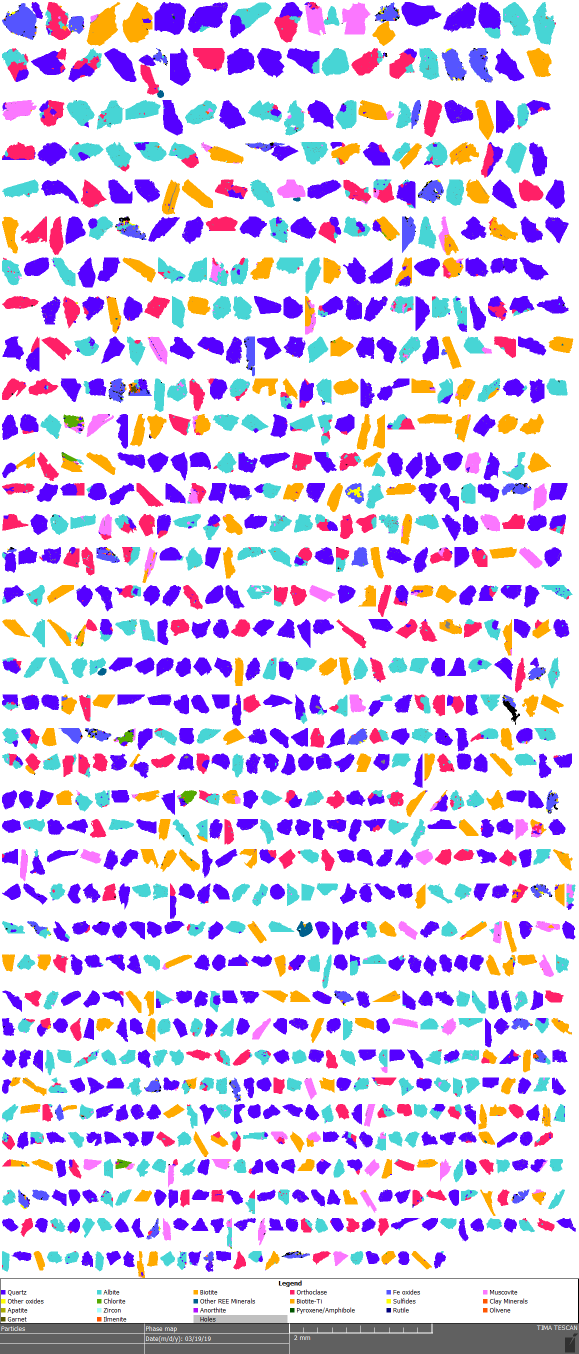
#> input picture CC-17-1_GrainMount_particles.png, 1157 x 2707 px, found by its file name (shown at 1/2 size)
$ jupyter execute --allow-errors TIMA_Scratch.ipynb   (shell and % lines are left out)   (older library calls are emulated)
#> lines starting #> are read from the running program, lines starting #| are printed output that depends on the picture; after the words box and inside, x2 and y2 are one past the last pixel; in counts of white or black regions, pixels touching at a corner belong together
[cell 1]
import os
print(os.getcwd())

path = os.chdir('E:/TIMA/VenturaBasinTiMA_Output')

print(os.getcwd())

# Import neccessary Python libraries

[python-ternary library introduction](https://github.com/marcharper/python-ternary)

[cell 2]
# basic libraries
import pandas as pd
import numpy as np
import tqdm

# image processing libraries
import imageio
import cv2
import imutils
from scipy.spatial import distance as dist
from imutils import perspective
from imutils import contours
import visvis as vv

# plotting libraries
from matplotlib import pyplot as plt
import matplotlib
from matplotlib.ticker import MultipleLocator
from matplotlib.ticker import FormatStrFormatter
import ternary #correct library is python-ternary

[cell 3]
# !pip install opencv-python

img_path = r'E:/TIMA/VenturaBasinTiMA_Output/False_Color_Images_Thin_Sections/CC-17-GR_panorama_Legend_ThinSection.png'

#> (the rest of this cell did not finish here and is left out)

# 2 Data Visualization

#### 2.1 Mineral Associations Modal Abundances

- possibility of each mineral associated with selected mineral

The difference between modal abundances data and percentage grain per phase data is relatively small.

[cell 4]
mineral_assoc_path = r'E:/TIMA/VenturaBasinTiMA_Output/mineral_associations_modal abundances.csv'
#> (the rest of this cell did not finish here and is left out)

[cell 5]
# noinspection JupyterKernel
row_break = 33 # every sample only have 33 rows of data include sample name， slice 33 rows
mineral_assoc = pd.DataFrame(columns=['Sample ID', 'Mineral Name', 'Most Associated Mineral', 'Modal Abundances'])
#> (the rest of this cell did not finish here and is left out)

#### 2.2 Mineral Properties Modal Abundances

[cell 6]
########################################################################
# read and pre-process mineral properties csv for each sample analyzed #
########################################################################

mineral_prop_path = r'E:/TIMA/VenturaBasinTiMA_Output/mineral_properties_modal_abundances.csv'
#> (the rest of this cell did not finish here and is left out)

[cell 7]
cols = ['Quartz', 'Feldspar', 'Clay Minerals'] # columns selected
fontsize = 16
###################################
## Ternary diagram
###################################
#> (the rest of this cell did not finish here and is left out)

# 3 Image Processing

- Process grain_mounts, grain_mounts_small, and grain_mounts_particles images

#### 3.1 Pre-process thin section images
- Read and crop image (remove scalebar and leave particles only)

[cell 8]
# !pip install opencv-python

img_path = r'E:/TIMA/VenturaBasinTiMA_Output/GrainMount_Particles/CC-17-1_GrainMount_particles.png'

img = imageio.imread(img_path)
#> img is the input picture: shape (2707, 1157, 3); mean R, G, B 215.5, 201.3, 231.2

# print(img.shape)
# vv.imshow(img)
fig = plt.figure(figsize=(50,10))
plt.axes().yaxis.set_minor_locator(MultipleLocator(50))
plt.axes().yaxis.set_minor_formatter(FormatStrFormatter("%d"))
plt.imshow(img), plt.show()

#Show histogram
values, bins = np.histogram(img, bins=np.arange(256))
#> values = 255 values, max 7095308 at index 254, min 0 at index 1, mean 36847; bins = 256 values from 0 to 255
plt.figure()
plt.plot(bins[:-1], values)
plt.title("Image Histogram")
plt.show()
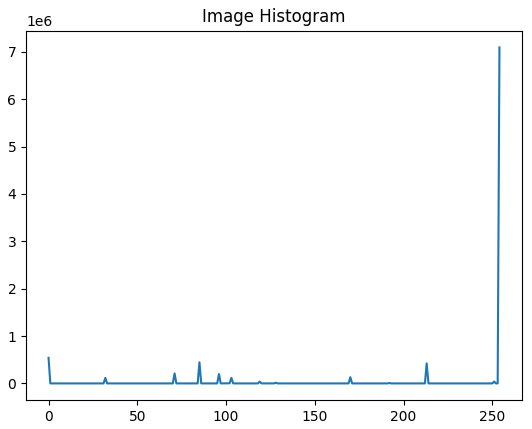
#> figure drawn by matplotlib, 1 panel; curve peaks at x = 254, y = 7095308

[cell 9]
# clip the image to leave particles only
crop_color_img = img[0:2550, :]
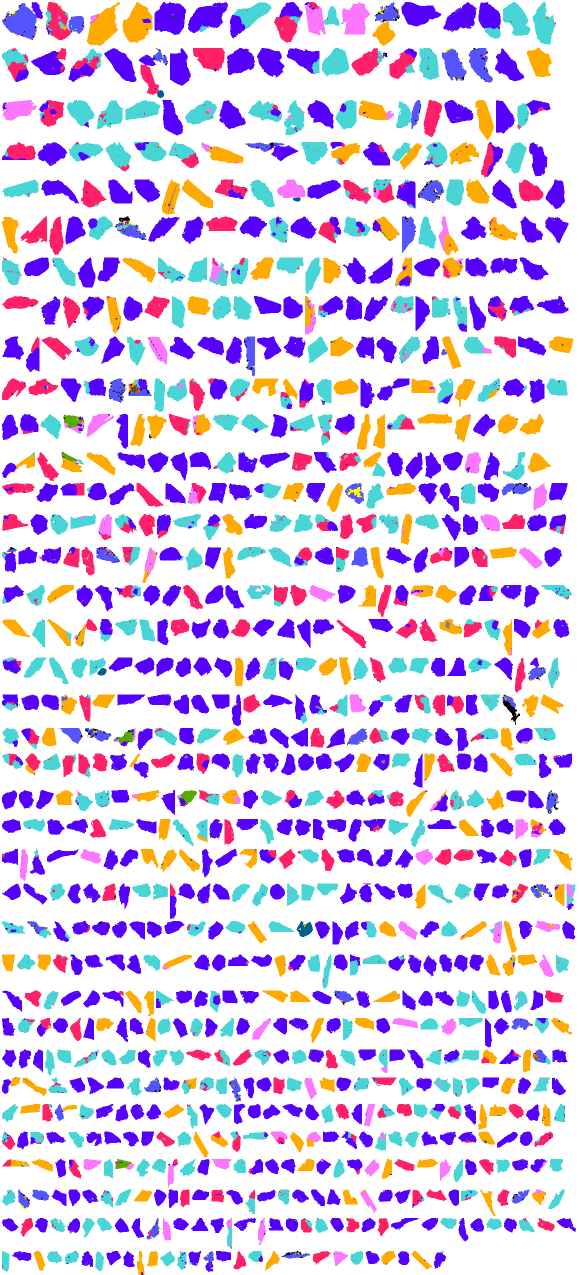
#> crop_color_img: shape (2550, 1157, 3) (shown at 1/2 size); mean R, G, B 217.2, 202.2, 234
gray_img = cv2.imread(img_path,0)
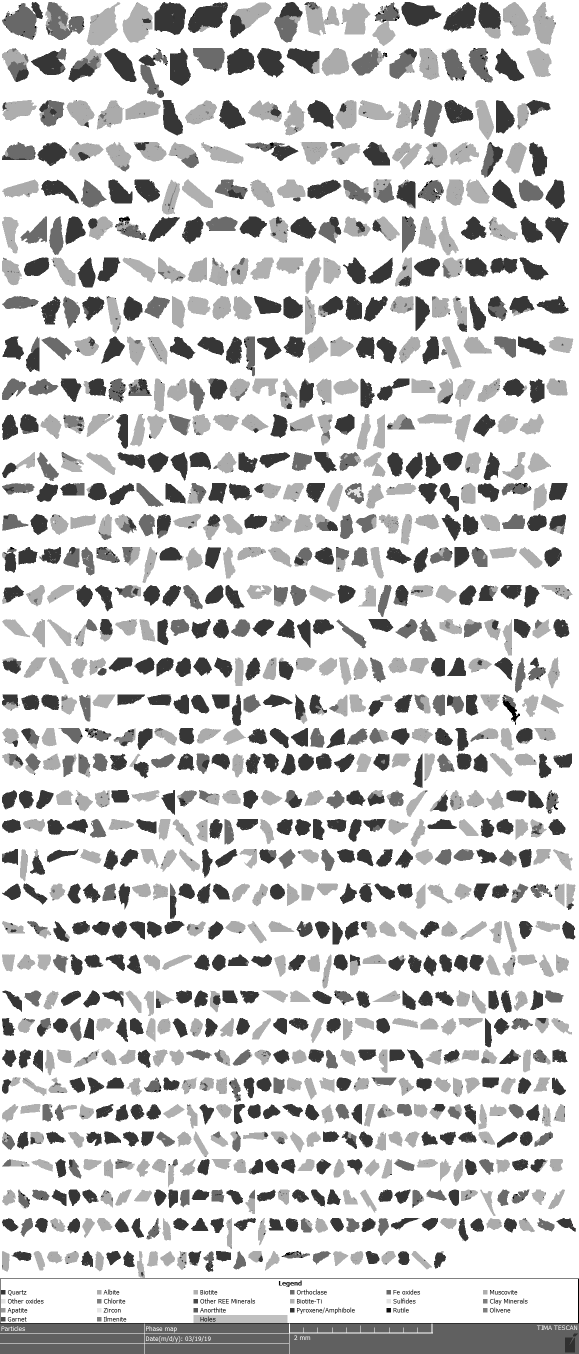
#> gray_img: shape (2707, 1157) (shown at 1/2 size); min 0, max 255, mean 208.9
crop_img = gray_img[0:2550, :]
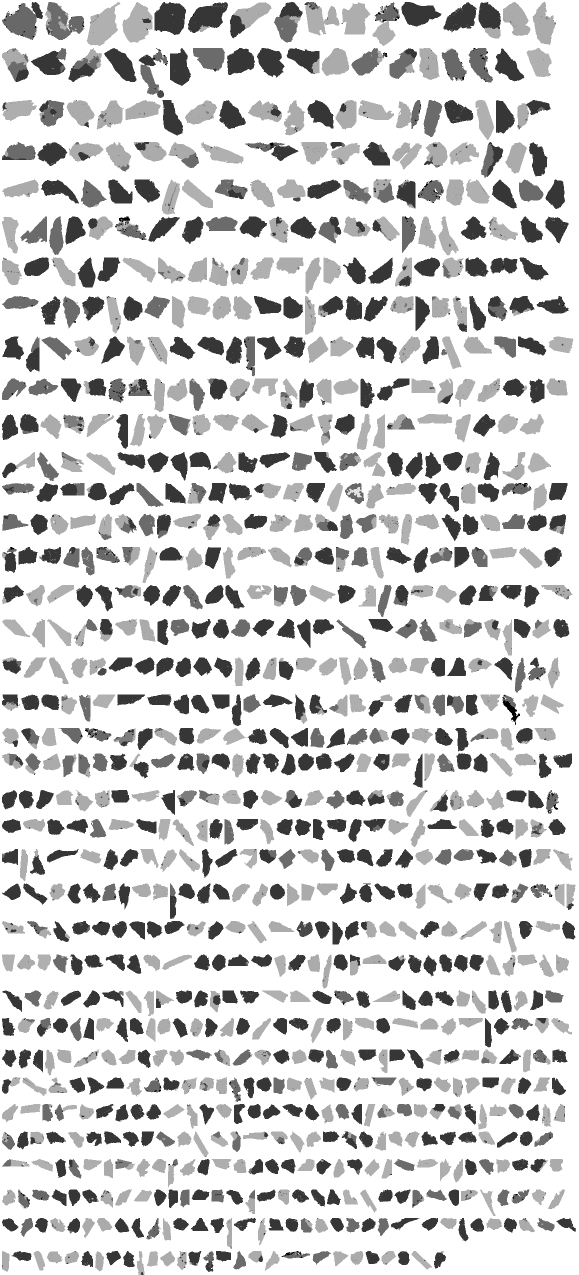
#> crop_img: shape (2550, 1157) (shown at 1/2 size); min 0, max 255, mean 210.3
crop_img = cv2.GaussianBlur(crop_img, (7, 7), 0) # blur slightly
# gray = cv2.cvtColor(crop_img, cv2.COLOR_RGB2GRAY)
fig = plt.figure(figsize=(50,10))
plt.axes().yaxis.set_minor_locator(MultipleLocator(50))
plt.axes().yaxis.set_minor_formatter(FormatStrFormatter("%d"))
plt.imshow(crop_img), plt.show()


# (thresh, blackAndWhiteImage) = cv2.threshold(gray, 127, 255, cv2.THRESH_BINARY)
#
# plt.imshow('Black white image', blackAndWhiteImage)
# # cv2.imshow('Original image',crop_img)
# # cv2.imshow('Gray image', gray)
#
# cv2.waitKey(0)
# cv2.destroyAllWindows()

#### 3.2 Find Grain Shapes and Computing Shape Roundness/Angularity
- Find area and perimeter of particles

    [cv2 contours docs](https://opencv-python-tutroals.readthedocs.io/en/latest/py_tutorials/py_imgproc/py_contours/py_contour_features/py_contour_features.html)

    [Canny edge detection](https://opencv-python-tutroals.readthedocs.io/en/latest/py_tutorials/py_imgproc/py_canny/py_canny.html)

    [Measure the size of objects docs](https://www.pyimagesearch.com/2016/03/28/measuring-size-of-objects-in-an-image-with-opencv/)

- Use ratio = 4 * pi * Area / ( Perimeter^2) to calculate roundness

    [The roundness formula comes from here](https://stackoverflow.com/questions/29814229/how-to-calculate-the-value-of-the-roundness-shape-feature-of-an-image-contour)

- Use visual grain roudness chart and compute the roundness ratio as a reference:
    e.g. [sediment grain roundness](https://www.google.com/url?sa=i&url=https%3A%2F%2Fwww.researchgate.net%2Ffigure%2FA-new-roundness-scale-for-sedimentary-particles-after-Powers_fig4_303702743&psig=AOvVaw0BvbTjj7J5p25u__FamIQL&ust=1588690925747000&source=images&cd=vfe&ved=0CAIQjRxqFwoTCMiHxYS9mukCFQAAAAAdAAAAABAI);
    [fieldwork reference chart](https://www.google.com/url?sa=i&url=https%3A%2F%2Flink.springer.com%2Fchapter%2F10.1007%2F978-3-319-30232-4_3&psig=AOvVaw0BvbTjj7J5p25u__FamIQL&ust=1588690925747000&source=images&cd=vfe&ved=0CAIQjRxqFwoTCMiHxYS9mukCFQAAAAAdAAAAABAS)

[cell 10]
# functions defined
def midpoint(ptA, ptB):
	return ((ptA[0] + ptB[0]) * 0.5, (ptA[1] + ptB[1]) * 0.5)

[cell 11]
# perform edge detection, then perform a dilation + erosion to
# close gaps in between object edges
# https://opencv-python-tutroals.readthedocs.io/en/latest/py_tutorials/py_imgproc/py_morphological_ops/py_morphological_ops.html

edged = cv2.Canny(crop_img, 150, 180) # min and max seems the best for this image
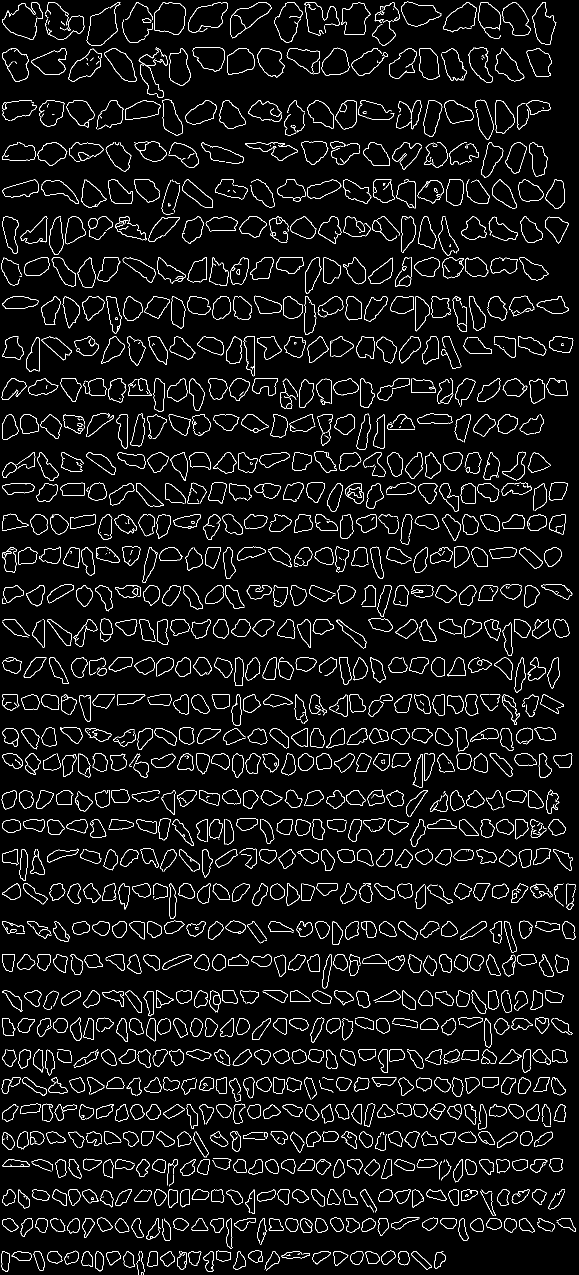
#> edged: shape (2550, 1157) (shown at 1/2 size); 5% white in thin lines or dots
edged = cv2.dilate(edged, None, iterations=1) #1 or 2 iterations seems better
#> edged: shape (2550, 1157); 16% white; 1035 white regions (3 under 20 px), largest, box (x1, y1, x2, y2) and area: (276, 94, 337, 197) 1433, (89, 3, 170, 81) 1407, (744, 4, 801, 93) 1265
edged = cv2.erode(edged, None, iterations=1)
#> edged: shape (2550, 1157); 5.2% white in thin lines or dots
# remove the imperfect dots within the outlines of particles
kernel = np.ones((2,2),np.uint8)
edged = cv2.morphologyEx(edged, cv2.MORPH_CLOSE, kernel)
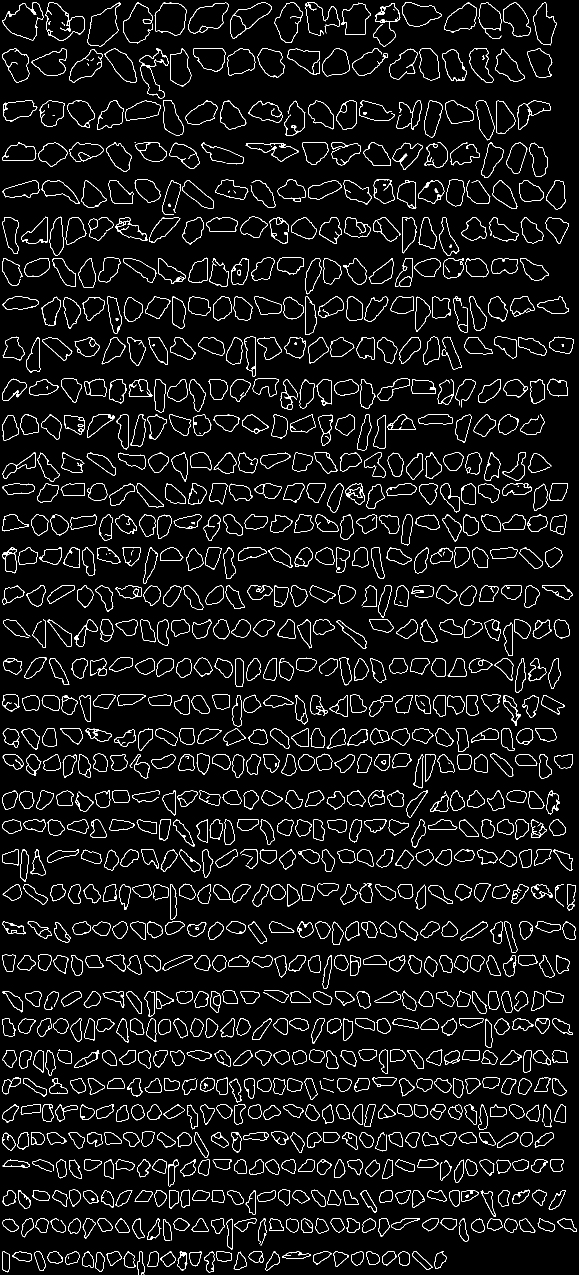
#> edged: shape (2550, 1157) (shown at 1/2 size); 5.2% white in thin lines or dots
# plot figure to check
fig = plt.figure(figsize=(60,15))
plt.imshow(edged), plt.show()

[cell 12]
# find contours in the edge map
# find bounding box 4 points
cnts = cv2.findContours(edged.copy(), cv2.RETR_EXTERNAL, cv2.CHAIN_APPROX_SIMPLE)
#> cnts = 1025 contours, 30 with area under 20; largest, box (x1, y1, x2, y2) and area: (91, 5, 170, 81) 3676, (5, 5, 87, 81) 3668, (174, 5, 242, 93) 3335, (309, 5, 373, 71) 3250, (377, 5, 457, 67) 3119
cnts = imutils.grab_contours(cnts)

# sort the contours from left-to-right and initialize the
# 'pixels per metric' calibration variable
(cnts, _) = contours.sort_contours(cnts)
# pixelsPerMetric = None

particle_area = pd.DataFrame(columns=['Bounding Box',
                                      'Pixel_Area',
                                      'Pixel_Perimeter',
                                      'Roundness Ratio'])

#####################################
## Find area and perimeter of particles ##
#####################################

# loop over the contours individually
#> (the rest of this cell did not finish here and is left out)
